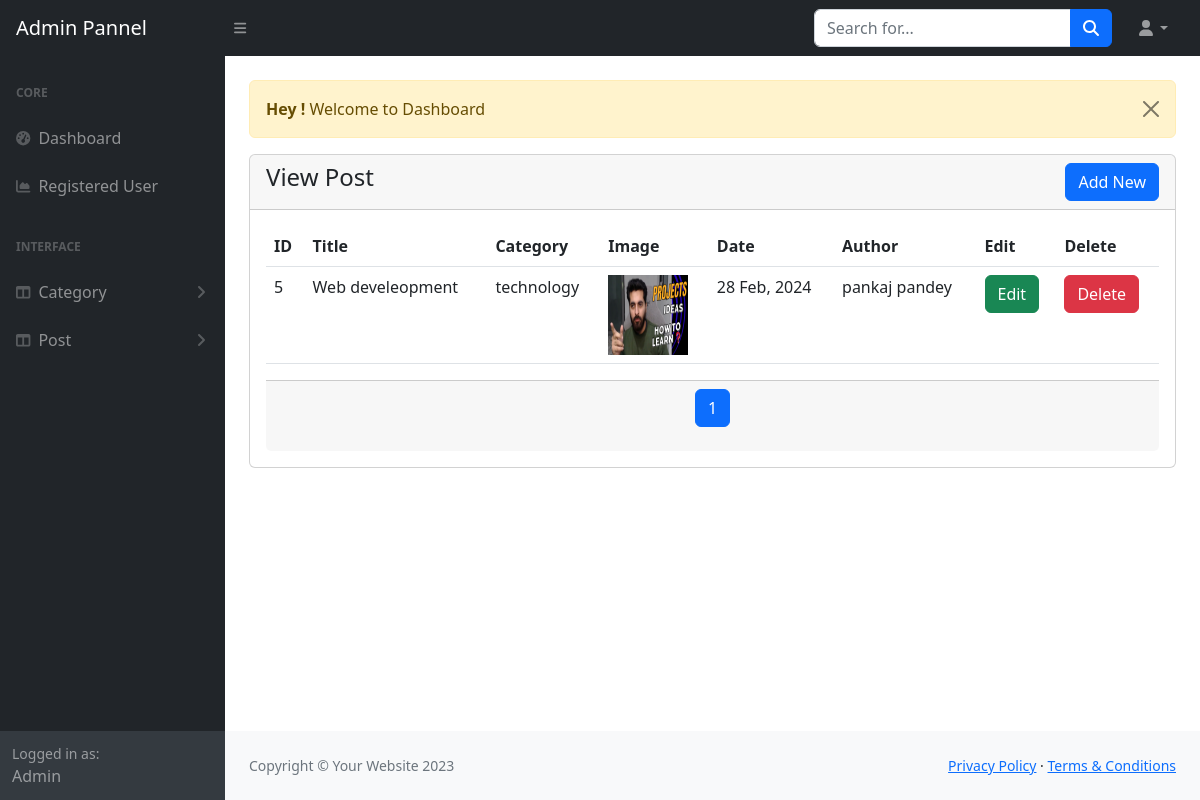
Page /admin/view-post.php (signed in) on the committed database.
### tables this page shows
CREATE TABLE `post` (
  `id` int(11) NOT NULL,
  `title` varchar(191) NOT NULL,
  `description` text NOT NULL,
  `category` varchar(50) NOT NULL,
  `date` varchar(255) NOT NULL,
  `image` varchar(255) NOT NULL,
  `author` int(11) NOT NULL
);

CREATE TABLE `category` (
  `id` int(11) NOT NULL,
  `name` varchar(255) NOT NULL,
  `post` int(11) NOT NULL,
  `date` varchar(255) NOT NULL
);

CREATE TABLE `users` (
  `id` int(11) NOT NULL,
  `username` varchar(191) NOT NULL,
  `email` varchar(191) NOT NULL,
  `password` varchar(191) NOT NULL,
  `role` tinyint(11) NOT NULL DEFAULT 0
);

### admin/view-post.php (the view, shortened to what this page needs)
<?php
include("include/header.php");
?>
<div class="container-fluid px-4">
   <div class="row mt-4">
      <div class="col-md-12 mb-3">
        <?php include('message.php') ?>
        <div class="card">
            <div class="card-header">
                <a href="add-post.php" class="btn btn-primary float-end"> Add New </a>
                <h4>View Post </h4>
            </div>
            <div class="card-body">
                    <table class=" table table-borderd table-stripe">
                      <thead>
                        <tr>
                          <th>ID</th>
                          <th>Title</th>
                          <th>Category</th>
                          <th>Image</th>
                          <th>Date</th>
                          <th>Author</th>
                          <th>Edit</th>
                          <th>Delete</th>
                        </tr>
                      </thead>
                      <tbody>
                      <?php
                          $limit = 3;
                          if(isset($_GET['page'])){
                              $page = $_GET['page'];
                          }else{
                           $page = 1;
                          }
                          $offset = ($page -1 ) *$limit;
                        $query = "SELECT post.*, category.name , users.username FROM  post
                        LEFT JOIN category ON post.category = category.id
                        LEFT JOIN users ON post.author = users.id
                        ORDER BY post.id  LIMIT {$offset},{$limit}";
                        $run = mysqli_query($conn, $query);
                        if(mysqli_num_rows($run) > 0){
                            foreach($run as $row){
                                ?>
                                <tr>
                                    <td><?=$row['id'] ?></td>
                                    <td><?=$row['title'] ?></td>
                                    <td><?=$row['name'] ?></td>
                                    <td>
                                      <img src="uploads/<?php echo $row['image'] ?>" alt="" height="80px" width="80px">
                                    </td>
                                    <td><?= $row['date']?></td>
                                    <td><?= $row['username']?></td>
                                    <td><a href="edit-post.php?id=<?=$row['id']?>" class="btn btn-success">Edit</a></td>
                                    <td>
                                        <a href="delete-post.php?id=<?php echo $row['id'];?>&catid=<?php echo $row['category']?>" class="btn btn-danger">Delete</a>
                                    </td>
                                </tr>
                                <?php
                            }
                        }else{
                        }
                        ?>
                      </tbody>
                    </table>
                   <div class="card-footer">
                   <?php
        $sql = "SELECT * FROM post";
        $run = mysqli_query($conn, $sql);
        if(mysqli_num_rows($run ) > 0 ){
            $total_record = mysqli_num_rows($run);
            $total_page = ceil($total_record / $limit);
            echo '<ul class="pagination flex justify-content-center">';
            for($i = 1; $i <= $total_page; $i++){
                if($i == $page){
                    $active = "active";
                }else{
                    $active = "";
                }
            echo '<li class="page-item '.$active.'  "><a class="page-link" href="view-post.php?page= '.$i.' ">'.$i.'</a></li>';
            }
        echo '</ul>';
    }
        ?>
                   </div>
            </div>
        </div>
      </div>
  </div>
</div>
<?php
include("include/footer.php");
include("include/scripts.php");
?>

### rows in the picture
post: id "5", title "Web develeopment", category.name "technology", image (picture), date "28 Feb, 2024", users.username "pankaj pandey"

### other values in the picture
$_SESSION['message'] "Welcome to Dashboard"
